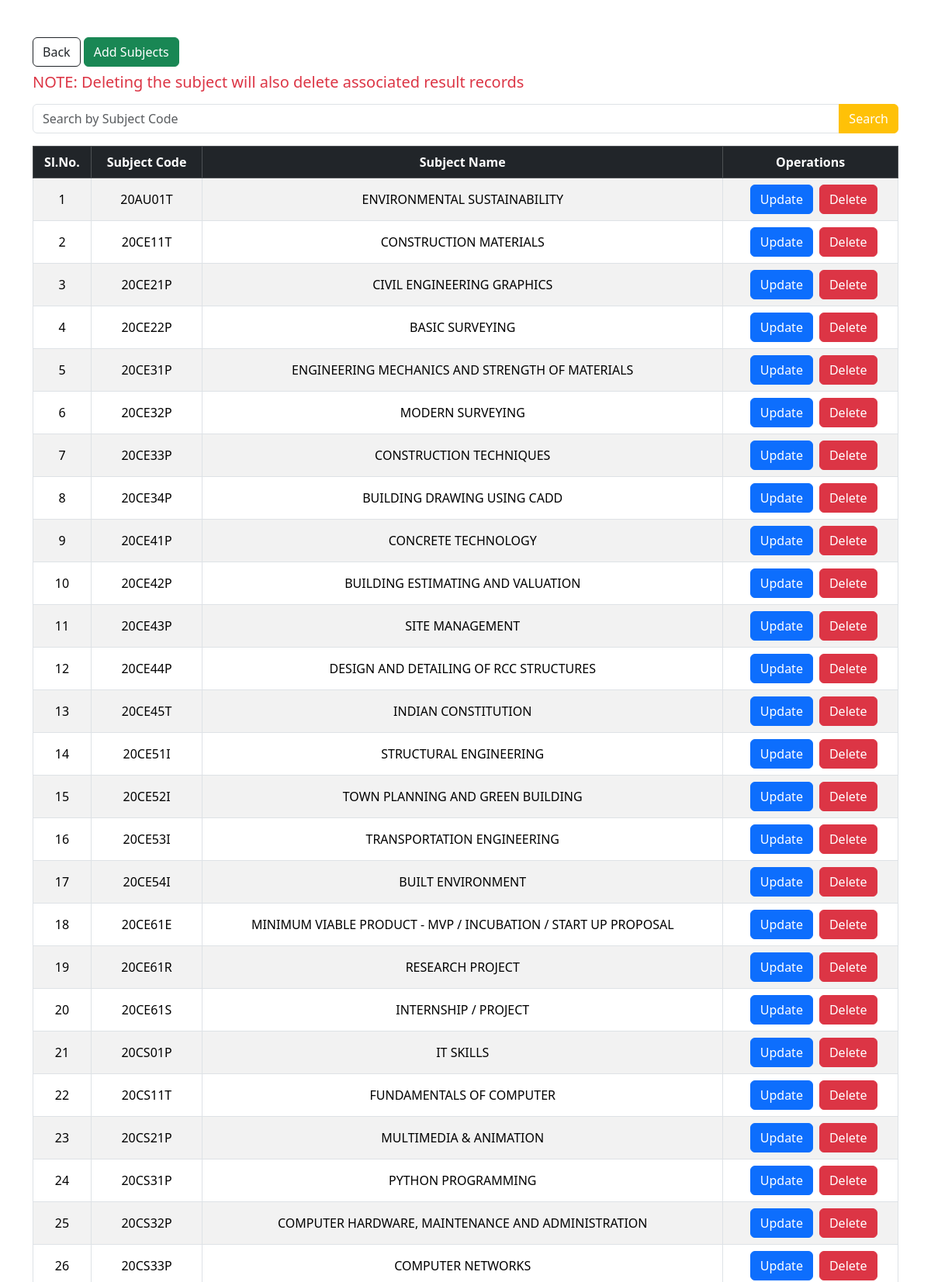
Page /bte/AdminDashboard/Subjects.php (signed in, upper part) on the committed database.
### tables this page shows
CREATE TABLE `subjects` (
  `subject_code` varchar(20) NOT NULL,
  `subject_name` varchar(255) NOT NULL
);

### bte/AdminDashboard/Subjects.php (the view, shortened to what this page needs)
<?php
include "../AdminDashboard/Backend/connectdb.php";
$search_subject_code = '';
?>
<!DOCTYPE html>
<html lang="en">
<head>
    <link href="https://cdn.jsdelivr.net/npm/bootstrap@5.3.2/dist/css/bootstrap.min.css" rel="stylesheet">
</head>
<body>
    <div class="container my-5">
        <a href="../AdminDashboard/Dashboard.php" class="btn btn-outline-dark">Back</a>
        <a href="./Forms/AddSubjects.php" class="btn btn-success">Add Subjects</a>
        <h5 class="my-2 text-danger">
            <span>NOTE: Deleting the subject will also delete associated result records</span>
        </h5>
        <form method="POST" class="mt-3" id="searchForm">
            <div class="input-group mb-3">
                <input type="text" class="form-control" placeholder="Search by Subject Code" name="subject_code" id="subjectCodeInput" value="<?php echo $search_subject_code; ?>">
                <button class="btn btn-warning text-white" type="submit" name="search">Search</button>
            </div>
        </form>
        <div class="table-responsive mt-3">
            <table class="table table-striped table-bordered table-hover">
                <thead>
                    <tr class="text-center align-middle table-dark">
                        <th scope="col">Sl.No.</th>
                        <th scope="col">Subject Code</th>
                        <th scope="col">Subject Name</th>
                        <th scope="col">Operations</th>
                    </tr>
                </thead>
                <tbody>
                    <?php
                    $sql = "SELECT subject_code, subject_name FROM subjects";
                    $sql .= " ORDER BY subject_code ASC";
                    $result = mysqli_query($conn, $sql);
                    if ($result) {
                        $serial_number = 1;
                        while ($row = mysqli_fetch_assoc($result)) {
                            $subject_code = $row['subject_code'];
                            $subject_name = $row['subject_name'];
                            echo '<tr class="align-middle text-center">';
                            echo '<td>' . $serial_number . '</td>';
                            echo '<td>' . $subject_code . '</td>';
                            echo '<td>' . $subject_name . '</td>';
                            echo '<td>';
                            echo '<div class="d-inline-flex">';
                            echo '<a href="../AdminDashboard/Forms/UpdateSubject.php?updatesubjectwithcode=' . $subject_code . '" class="btn btn-primary mx-2">Update</a>';
                            echo '<a href="../AdminDashboard/Backend/delete.php?deletesubjectwithcode=' . $subject_code . '" class="btn btn-danger">Delete</a>';
                            echo '</div>';
                            echo '</td>';
                            echo '</tr>';
                            $serial_number++;
                        }
                    }
                    ?>
                </tbody>
            </table>
        </div>
    </div>
</body>
</html>

### rows in the picture
subjects: subject_code "20AU01T", subject_name "ENVIRONMENTAL SUSTAINABILITY"
subjects: subject_code "20CE11T", subject_name "CONSTRUCTION MATERIALS"
subjects: subject_code "20CE21P", subject_name "CIVIL ENGINEERING GRAPHICS"
subjects: subject_code "20CE22P", subject_name "BASIC SURVEYING"
subjects: subject_code "20CE31P", subject_name "ENGINEERING MECHANICS AND STRENGTH OF MATERIALS"
subjects: subject_code "20CE32P", subject_name "MODERN SURVEYING"
subjects: subject_code "20CE33P", subject_name "CONSTRUCTION TECHNIQUES"
subjects: subject_code "20CE34P", subject_name "BUILDING DRAWING USING CADD"
subjects: subject_code "20CE41P", subject_name "CONCRETE TECHNOLOGY"
subjects: subject_code "20CE42P", subject_name "BUILDING ESTIMATING AND VALUATION"
subjects: subject_code "20CE43P", subject_name "SITE MANAGEMENT"
subjects: subject_code "20CE44P", subject_name "DESIGN AND DETAILING OF RCC STRUCTURES"
subjects: subject_code "20CE45T", subject_name "INDIAN CONSTITUTION"
subjects: subject_code "20CE51I", subject_name "STRUCTURAL ENGINEERING"
subjects: subject_code "20CE52I", subject_name "TOWN PLANNING AND GREEN BUILDING"
subjects: subject_code "20CE53I", subject_name "TRANSPORTATION ENGINEERING"
subjects: subject_code "20CE54I", subject_name "BUILT ENVIRONMENT"
subjects: subject_code "20CE61E", subject_name "MINIMUM VIABLE PRODUCT - MVP / INCUBATION / START UP PROPOSAL"
subjects: subject_code "20CE61R", subject_name "RESEARCH PROJECT"
subjects: subject_code "20CE61S", subject_name "INTERNSHIP / PROJECT"
subjects: subject_code "20CS01P", subject_name "IT SKILLS"
subjects: subject_code "20CS11T", subject_name "FUNDAMENTALS OF COMPUTER"
subjects: subject_code "20CS21P", subject_name "MULTIMEDIA & ANIMATION"
subjects: subject_code "20CS31P", subject_name "PYTHON PROGRAMMING"
subjects: subject_code "20CS32P", subject_name "COMPUTER HARDWARE, MAINTENANCE AND ADMINISTRATION"
subjects: subject_code "20CS33P", subject_name "COMPUTER NETWORKS"
